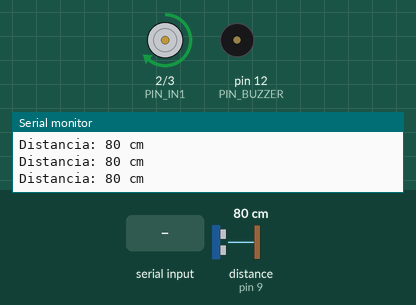
Simulated run of this sketch. Board: Arduino Uno, built with avr-gcc and run on an emulated ATmega328P. Parts: motor-driver pin pairs drawn as motors (green arrow = first pin HIGH = forward, orange = second pin HIGH = backward, longer = more drive, scaled by the enable pin), buzzer (waves = sounding), the last lines printed to the serial monitor. Wiring (inferred from the names in the program): ultrasonic range finder: trigger pin 8; echo pin 9. Inputs (shaded band) come from the test bench; at power-on: distance to the obstacle (sensor on pin 9) 80 cm. The echo pulse lasts 58.3 µs per cm.

Above: at 1.6 s.
1.7 s: distance to the obstacle (sensor on pin 9) set to 13 cm
3.2 s: distance to the obstacle (sensor on pin 9) set to 10 cm
At 4.0 s:
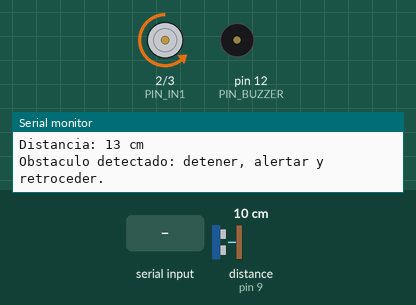
6.2 s: "S\n" received over Serial
At 8.3 s:
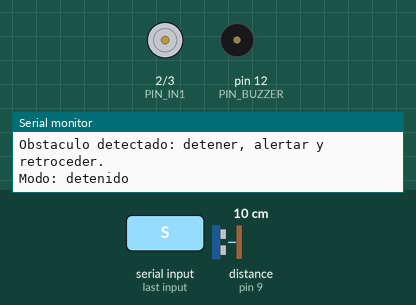
8.6 s: byte 68 ('D') received over Serial
At 10.65 s:
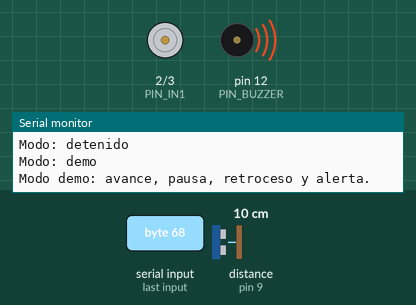
11.6 s: byte 65 ('A') received over Serial
At 12.6 s:
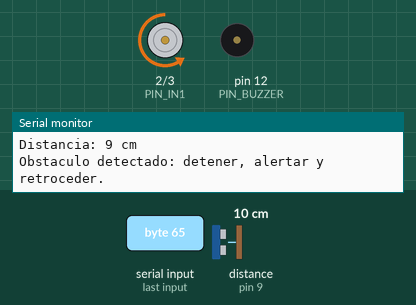
14.6 s: byte 67 ('C') received over Serial
Timing chart, 0 to 17.6 s (numbered marks = the images above; inputs shaded):
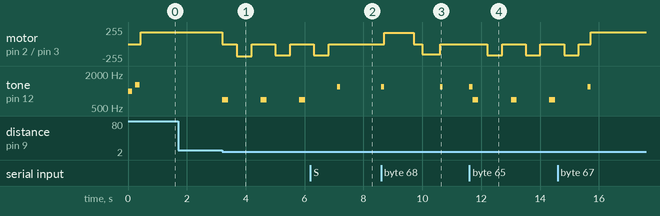

Measured:
- the behaviour switches between 12 and 11 cm on distance to the obstacle (sensor on pin 9) (found by bisection; images 0 and 1)
- after the input at 3.2 s, motor on pin 2 (PIN_IN1) / pin 3 (PIN_IN2): forward 180/255 → stopped at once, → backward 180/255 0.50 s later, → stopped 0.50 s later, → backward 170/255 0.81 s later, … (5 changes in this stretch); tone on pin 12 (PIN_BUZZER): alternates 700 Hz for 0.20 s and silent for 1.1 s, starting at once
- after the input at 6.2 s, motor on pin 2 (PIN_IN1) / pin 3 (PIN_IN2): goes on until 6.8 s, then stays stopped
- after the input at 8.6 s, motor on pin 2 (PIN_IN1) / pin 3 (PIN_IN2): stopped → forward 170/255 after 0.10 s, → stopped 1.0 s later, → backward 150/255 0.30 s later, → stopped 0.60 s later; tone on pin 12 (PIN_BUZZER): alternates 1200 Hz for 0.10 s and silent for 1.9 s, starting at once
- after the input at 11.6 s, motor on pin 2 (PIN_IN1) / pin 3 (PIN_IN2): alternates backward 170/255 for 0.50 s and stopped for 0.81 s, starting after 0.61 s; tone on pin 12 (PIN_BUZZER): silent → 1200 Hz at once, then repeats every 1.3 s: 700 Hz 0.20 s, silent 1.1 s

The sketch:

pinguino_robot_final.ino
```cpp
#include "MotorL293DControl.h"
#include "SensorUltrasonicoHCSR04.h"
#include "AlertaBuzzer.h"
#include "RobotPinguinoCaminante.h"

const byte PIN_ENA = 5;
const byte PIN_IN1 = 2;
const byte PIN_IN2 = 3;

const byte PIN_TRIG = 8;
const byte PIN_ECHO = 9;

const byte PIN_BUZZER = 12;

MotorL293D motor(PIN_ENA, PIN_IN1, PIN_IN2);
UltrasonicSensor sensor(PIN_TRIG, PIN_ECHO);
BuzzerAlert buzzer(PIN_BUZZER);
PenguinRobot robot(&motor, &sensor, &buzzer);

void setup() {
  Serial.begin(9600);
  robot.begin();

  Serial.println("Kagastian 5000 iniciado");
  Serial.println("Comandos: A automatico, C caminar, S detener, D demo, + y - distancia");
}

void loop() {
  robot.update();
}
```

AlertaBuzzer.h
```cpp
#ifndef ALERTABUZZER_H
#define ALERTABUZZER_H

#include <Arduino.h>
#include "InterfazAlerta.h"

class BuzzerAlert : public IAlert {
  private:
    byte buzzerPin;

  public:
    BuzzerAlert(byte pin) {
      buzzerPin = pin;
    }

    void begin() override {
      pinMode(buzzerPin, OUTPUT);
      noTone(buzzerPin);
    }

    void startSound() override {
      tone(buzzerPin, 1000);
      delay(150);
      noTone(buzzerPin);

      delay(100);

      tone(buzzerPin, 1300);
      delay(150);
      noTone(buzzerPin);
    }

    void obstacleAlert() override {
      tone(buzzerPin, 700);
      delay(200);
      noTone(buzzerPin);
    }

    void modeSound() override {
      tone(buzzerPin, 1200);
      delay(100);
      noTone(buzzerPin);
    }
};

#endif
```

InterfazAlerta.h
```cpp
#ifndef INTERFAZALERTA_H
#define INTERFAZALERTA_H

class IAlert {
  public:
    virtual ~IAlert() {}

    virtual void begin() = 0;
    virtual void startSound() = 0;
    virtual void obstacleAlert() = 0;
    virtual void modeSound() = 0;
};

#endif
```

InterfazMotor.h
```cpp
#ifndef INTERFAZMOTOR_H
#define INTERFAZMOTOR_H

class IMotor {
  public:
    virtual ~IMotor() {}

    virtual void begin() = 0;
    virtual void setSpeed(int speedValue) = 0;
    virtual void forward() = 0;
    virtual void backward() = 0;
    virtual void stop() = 0;
};

#endif
```

InterfazSensorDistancia.h
```cpp
#ifndef INTERFAZSENSORDISTANCIA_H
#define INTERFAZSENSORDISTANCIA_H

class IDistanceSensor {
  public:
    virtual ~IDistanceSensor() {}

    virtual void begin() = 0;
    virtual int getDistanceCm() = 0;
};

#endif
```

MotorL293DControl.h
```cpp
#ifndef MOTORL293DCONTROL_H
#define MOTORL293DCONTROL_H

#include <Arduino.h>
#include "InterfazMotor.h"

class MotorL293D : public IMotor {
  private:
    byte enablePin;
    byte in1Pin;
    byte in2Pin;
    int speedMotor;

  public:
    MotorL293D(byte en, byte in1, byte in2) {
      enablePin = en;
      in1Pin = in1;
      in2Pin = in2;
      speedMotor = 180;
    }

    void begin() override {
      pinMode(enablePin, OUTPUT);
      pinMode(in1Pin, OUTPUT);
      pinMode(in2Pin, OUTPUT);
      stop();
    }

    void setSpeed(int speedValue) override {
      speedMotor = constrain(speedValue, 0, 255);
    }

    void forward() override {
      digitalWrite(in1Pin, HIGH);
      digitalWrite(in2Pin, LOW);
      analogWrite(enablePin, speedMotor);
    }

    void backward() override {
      digitalWrite(in1Pin, LOW);
      digitalWrite(in2Pin, HIGH);
      analogWrite(enablePin, speedMotor);
    }

    void stop() override {
      analogWrite(enablePin, 0);
      digitalWrite(in1Pin, LOW);
      digitalWrite(in2Pin, LOW);
    }
};

#endif
```

RobotPinguinoCaminante.h
```cpp
#ifndef ROBOTPINGUINOCAMINANTE_H
#define ROBOTPINGUINOCAMINANTE_H

#include <Arduino.h>
#include "InterfazMotor.h"
#include "InterfazSensorDistancia.h"
#include "InterfazAlerta.h"

class PenguinRobot {
  private:
    enum RobotMode {
      STOPPED,
      AUTOMATIC,
      CONTINUOUS_WALK,
      DEMO
    };

    IMotor* motor;
    IDistanceSensor* sensor;
    IAlert* alert;

    RobotMode mode;
    int minDistanceCm;
    int walkSpeed;
    unsigned long lastDistancePrintMs;

    static const int DEFAULT_MIN_DISTANCE_CM = 10;
    static const int MIN_ALLOWED_DISTANCE_CM = 5;
    static const int MAX_ALLOWED_DISTANCE_CM = 50;
    static const int DEFAULT_WALK_SPEED = 180;
    static const int BACKWARD_SPEED = 170;

  public:
    PenguinRobot(IMotor* motorRef, IDistanceSensor* sensorRef, IAlert* alertRef) {
      motor = motorRef;
      sensor = sensorRef;
      alert = alertRef;

      mode = AUTOMATIC;
      minDistanceCm = DEFAULT_MIN_DISTANCE_CM;
      walkSpeed = DEFAULT_WALK_SPEED;
      lastDistancePrintMs = 0;
    }

    void begin() {
      motor->begin();
      sensor->begin();
      alert->begin();

      motor->setSpeed(walkSpeed);
      motor->stop();
      alert->startSound();
    }

    void update() {
      readSerialCommand();

      switch (mode) {
        case STOPPED:
          stopRobot();
          break;
        case AUTOMATIC:
          automaticMode();
          break;
        case CONTINUOUS_WALK:
          continuousWalk();
          break;
        case DEMO:
          demoMode();
          break;
      }
    }

  private:
    void automaticMode() {
      int distance = sensor->getDistanceCm();
      printDistance(distance);

      if (distance <= minDistanceCm) {
        avoidObstacle();
      } else {
        walk();
      }
    }

    void walk() {
      motor->setSpeed(walkSpeed);
      motor->forward();
    }

    void continuousWalk() {
      walk();
    }

    void stopRobot() {
      motor->stop();
    }

    void avoidObstacle() {
      Serial.println("Obstaculo detectado: detener, alertar y retroceder.");

      motor->stop();
      alert->obstacleAlert();
      delay(300);

      motor->setSpeed(BACKWARD_SPEED);
      motor->backward();
      delay(500);

      motor->stop();
      delay(300);
    }

    void demoMode() {
      Serial.println("Modo demo: avance, pausa, retroceso y alerta.");

      motor->setSpeed(150);
      motor->forward();
      delay(1000);

      motor->stop();
      delay(300);

      motor->setSpeed(150);
      motor->backward();
      delay(600);

      motor->stop();
      alert->modeSound();

      mode = STOPPED;
      Serial.println("Demo terminado. Modo: detenido");
    }

    void readSerialCommand() {
      while (Serial.available() > 0) {
        char command = Serial.read();

        if (command == '\n' || command == '\r' || command == ' ') {
          continue;
        }

        if (command == 'S' || command == 's') {
          mode = STOPPED;
          motor->stop();
          Serial.println("Modo: detenido");
          alert->modeSound();
        } else if (command == 'A' || command == 'a') {
          mode = AUTOMATIC;
          Serial.println("Modo: automatico");
          alert->modeSound();
        } else if (command == 'C' || command == 'c') {
          mode = CONTINUOUS_WALK;
          Serial.println("Modo: caminata continua");
          alert->modeSound();
        } else if (command == 'D' || command == 'd') {
          mode = DEMO;
          Serial.println("Modo: demo");
          alert->modeSound();
        } else if (command == '+') {
          changeMinimumDistance(1);
        } else if (command == '-') {
          changeMinimumDistance(-1);
        } else {
          Serial.print("Comando no reconocido: ");
          Serial.println(command);
        }
      }
    }

    void changeMinimumDistance(int delta) {
      minDistanceCm = constrain(
        minDistanceCm + delta,
        MIN_ALLOWED_DISTANCE_CM,
        MAX_ALLOWED_DISTANCE_CM
      );

      Serial.print("Distancia minima de deteccion: ");
      Serial.print(minDistanceCm);
      Serial.println(" cm");
    }

    void printDistance(int distance) {
      unsigned long now = millis();
      if (now - lastDistancePrintMs < 500) {
        return;
      }

      lastDistancePrintMs = now;
      Serial.print("Distancia: ");
      Serial.print(distance);
      Serial.println(" cm");
    }
};

#endif
```

SensorUltrasonicoHCSR04.h
```cpp
#ifndef SENSORULTRASONICOHCSR04_H
#define SENSORULTRASONICOHCSR04_H

#include <Arduino.h>
#include "InterfazSensorDistancia.h"

class UltrasonicSensor : public IDistanceSensor {
  private:
    byte trigPin;
    byte echoPin;

  public:
    UltrasonicSensor(byte trig, byte echo) {
      trigPin = trig;
      echoPin = echo;
    }

    void begin() override {
      pinMode(trigPin, OUTPUT);
      pinMode(echoPin, INPUT);
      digitalWrite(trigPin, LOW);
    }

    int getDistanceCm() override {
      digitalWrite(trigPin, LOW);
      delayMicroseconds(2);

      digitalWrite(trigPin, HIGH);
      delayMicroseconds(10);
      digitalWrite(trigPin, LOW);

      unsigned long duration = pulseIn(echoPin, HIGH, 30000UL);
      if (duration == 0) {
        return 100;
      }

      return (int)(duration * 0.0343 / 2.0);
    }
};

#endif
```
